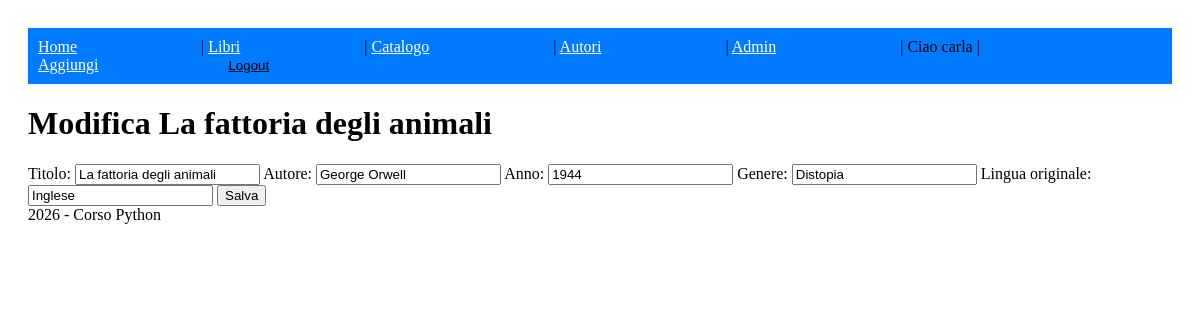
/modifica/1 (signed in), run on the app's committed database.
### biblioteca/models.py (models this page shows, shortened)
class Libro(models.Model):
    titolo = models.CharField(max_length=200)
    autore = models.CharField(max_length=100)
    anno = models.PositiveIntegerField()
    genere = models.CharField(max_length=100, null=True, blank=True)
    lingua_og = models.CharField(max_length=50, null=True, blank=True)

### biblioteca/views.py (the view, shortened to what this page needs)
# urls.py: path('modifica/<int:id>', views.modificalibro, name='modifica'),
@login_required
def modificalibro(request, id):
    libro = Libro.objects.get(id=id)
    return render(request, 'biblioteca/modifica.html', {'libro': libro})

### biblioteca/templates/biblioteca/modifica.html (shortened to what this page needs)
{% extends 'base.html' %}
{% block content %}
<h1>Modifica {{libro.titolo}}</h1>
<form method="post">
    <label for="titolo">Titolo:
        <input name="titolo" value="{{libro.titolo}}">
    </label>
    <label for="autore">Autore:
        <input name="autore" value="{{libro.autore}}">
    </label>
    <label for="anno">Anno:
        <input name="anno" value="{{libro.anno}}">
    </label>
    <label for="genere">Genere:
        <input name="genere" value="{{libro.genere}}">
    </label>
    <label for="lingua_og">Lingua originale:
        <input name="lingua_og" value="{{libro.lingua_og}}">
    </label>
    <button>Salva</button>
</form>
{% endblock %}

### biblioteca/templates/base.html (shortened to what this page needs)
<!DOCTYPE html>
{% load static %}
<html lang="en">
<head>
    <link rel="stylesheet" href="{% static 'css/style.css' %}">
</head>
<body>
    <nav>
        <a href="{% url 'home' %}">Home</a> |
        <a href="{% url 'lista' %}">Libri</a> |
        <a href="{% url 'catalogo' %}">Catalogo</a> |
        <a href="{% url 'autori' %}">Autori</a> |
        <a href="{% url 'admin:index' %}">Admin</a> |
        {% if user.is_authenticated %}
        Ciao {{ user.username }} |
        <a href="{% url 'aggiungi' %}">Aggiungi</a>
        <form action="{% url 'logout' %}" method="post" style="display: inline;">
            <button type="submit" style="background: none; border: none; color: inherit; text-decoration: underline; cursor: pointer;">Logout</button>
        </form>
        {% else %}
            <a href="{% url 'login' %}">Login</a>
        {% endif %}
    </nav>
    {% block content %}{% endblock %}
    <footer>2026 - Corso Python</footer>
</body>
</html>

### static/css/style.css (style rules this page uses)
body { font-family: Cambria, Cochin, Georgia, Times, 'Times New Roman', serif; padding: 20px; }
nav { background: #007bff; padding: 10px; }
nav a { color: white; margin-right: 10vw; }

### data on the page
Libro: titolo "La fattoria degli animali", autore "George Orwell", anno "1944", genere "Distopia", lingua_og "Inglese"

### other printed values
{{ user.username }} "carla"
